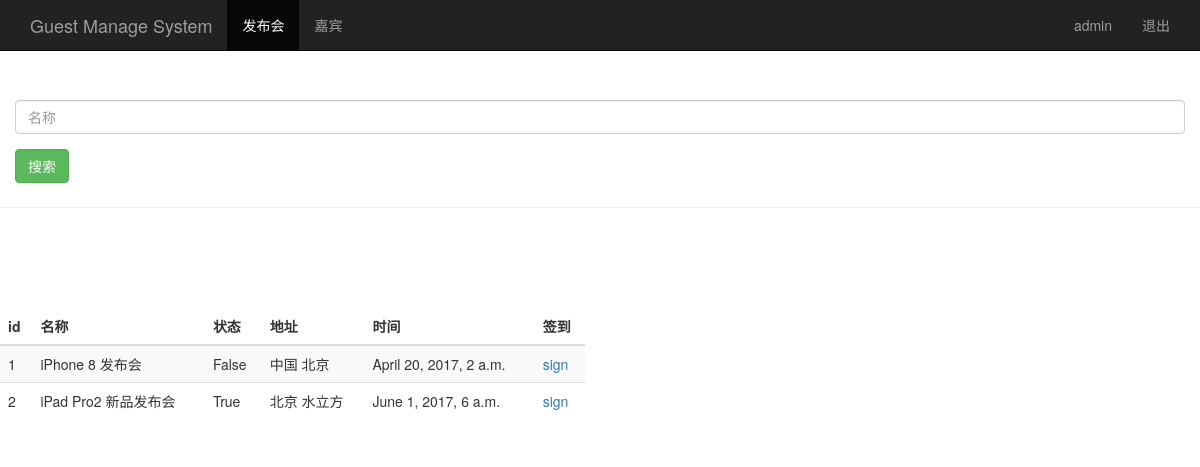
The app's page /event_manage/ (signed in), older data.
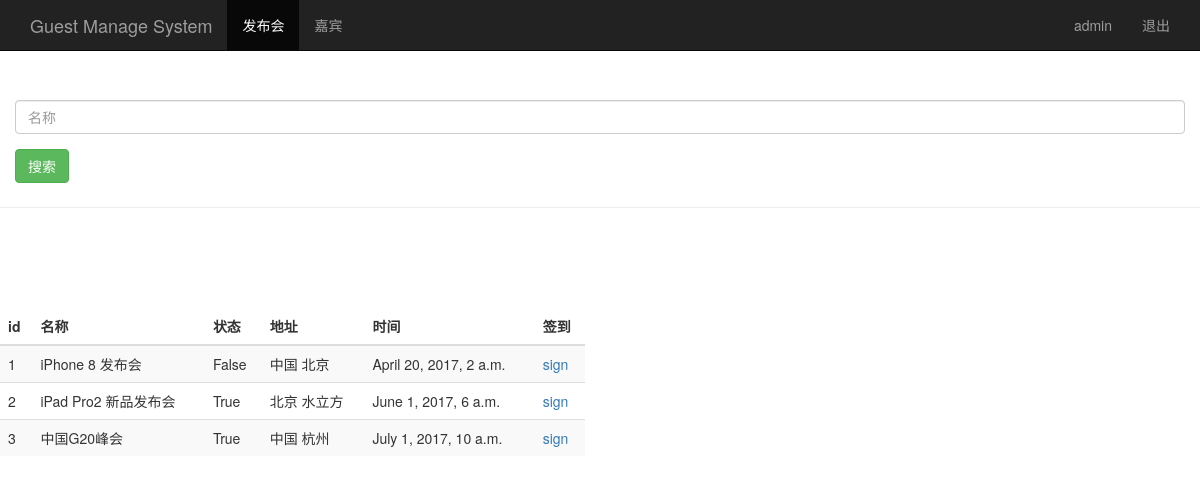
The same page, newer data.
### sign/models.py (models this page shows, shortened)
class Event(models.Model):
    name = models.CharField(max_length=100) #发布会标题
    limit = models.IntegerField()   #参加人数
    status = models.BooleanField()  #状态
    address = models.CharField(max_length=200)  #地址
    start_time = models.DateTimeField('events time')    #发布会时间
    create_time = models.DateTimeField(auto_now=True)   #创建时间(自动获取当前时间)

### sign/views.py (the view)
# urls.py: url(r'^event_manage/$',views.event_manage),
@login_required()
def event_manage(request):
	event_list = Event.objects.all()
	username = request.session.get('user','') #读取浏览器session
	return render(request,'event_manage.html',{'user':username,'events':event_list})

### sign/templates/event_manage.html (shortened to what this page needs)
<!DOCTYPE html>
<html lang="zh-CN">
<head>
	{% load bootstrap3 %}
	{% bootstrap_css %}
</head>
<body role="document">
	<nav class="navbar navbar-inverse navbar-fixed-top">
		<div class="container">
			<div class="navbar-header">
				<a class="navbar-brand" href="/event_manage/">Guest Manage System</a>
			</div>
			<div id="navbar" class="collapse navbar-collapse">
			<ul class="nav navbar-nav">
				<li class="active"><a href="#">发布会</a></li>
				<li><a href="/guest_manage/">嘉宾</a></li>
			</ul>
			<ul class="nav navbar-nav navbar-right">
				<li><a href="#">{{user}}</a></li>
				<li><a href="/logout/">退出</a></li>
			</ul>
			</div>
		</div>
	</nav>
<div class="page-header" style="padding-top: 60px;">
	<div id="navbar" class="navbar-collapse collapse">
	<form class="form-group" method="get" action="/search_name/">
		<div class="form-group">
			<input type="text" name="name" placeholder="名称" class="form-control">
		</div>
		<button type="submit" class="btn btn-success">搜索</button>
	</form>
	</div>
</div>
<div class="row" style="padding-top: 80px;">
	<div class="col-md-6">
		<table class="table table-striped">
			<thead>
				<tr>
					<th>id</th><th>名称</th><th>状态</th><th>地址</th><th>时间</th><th>签到</th>
				</tr>
			</thead>
			<tbody>
				{% for event in events %}
				<tr>
					<td>{{ event.id }}</td>
					<td>{{ event.name }}</td>
					<td>{{ event.status }}</td>
					<td>{{ event.address }}</td>
					<td>{{ event.start_time }}</td>
					<td>
						<a href="/sign_index/{{ event.id }}" target="{{ event.id }}_blank">sign</a>
					</td>
				</tr>
				{% endfor %}
			</tbody>
		</table>
	</div>
</div>
</body>
</html>

Row changes from the older to the newer data that the page shows:
added Event: id "3", name "中国G20峰会", status "True", address "中国 杭州", start_time "July 1, 2017, 10 a.m."
